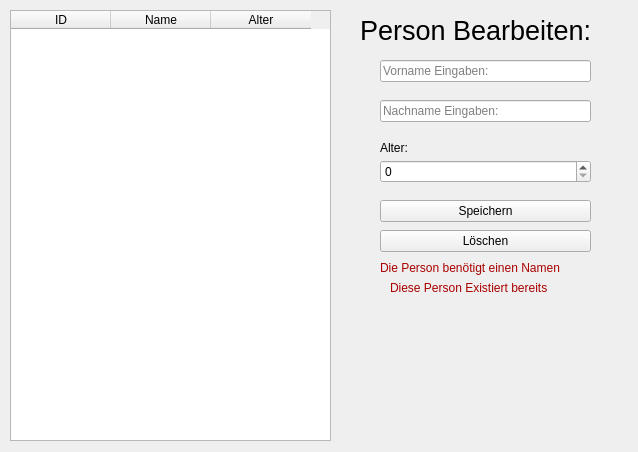
<?xml version="1.0" encoding="UTF-8"?>
<ui version="4.0">
 <class>Managepersons</class>
 <widget class="QWidget" name="Managepersons">
  <property name="geometry">
   <rect>
    <x>0</x>
    <y>0</y>
    <width>638</width>
    <height>452</height>
   </rect>
  </property>
  <property name="windowTitle">
   <string>Form</string>
  </property>
  <widget class="QTableWidget" name="tableWidgetPerson">
   <property name="geometry">
    <rect>
     <x>10</x>
     <y>10</y>
     <width>321</width>
     <height>431</height>
    </rect>
   </property>
   <property name="sortingEnabled">
    <bool>true</bool>
   </property>
   <column>
    <property name="text">
     <string>ID</string>
    </property>
   </column>
   <column>
    <property name="text">
     <string>Name</string>
    </property>
   </column>
   <column>
    <property name="text">
     <string>Alter</string>
    </property>
   </column>
  </widget>
  <widget class="QLabel" name="labelPersonErstellen">
   <property name="geometry">
    <rect>
     <x>360</x>
     <y>20</y>
     <width>261</width>
     <height>21</height>
    </rect>
   </property>
   <property name="font">
    <font>
     <pointsize>20</pointsize>
    </font>
   </property>
   <property name="text">
    <string>Person Bearbeiten:</string>
   </property>
  </widget>
  <widget class="QLabel" name="labelNoName">
   <property name="geometry">
    <rect>
     <x>380</x>
     <y>260</y>
     <width>241</width>
     <height>16</height>
    </rect>
   </property>
   <property name="text">
    <string>&lt;html&gt;&lt;head/&gt;&lt;body&gt;&lt;p&gt;&lt;span style=&quot; color:#aa0000;&quot;&gt;Die Person benötigt einen Namen&lt;/span&gt;&lt;/p&gt;&lt;/body&gt;&lt;/html&gt;</string>
   </property>
  </widget>
  <widget class="QSpinBox" name="spinBoxAlter">
   <property name="geometry">
    <rect>
     <x>380</x>
     <y>160</y>
     <width>211</width>
     <height>23</height>
    </rect>
   </property>
  </widget>
  <widget class="QPushButton" name="pushButtonSave">
   <property name="geometry">
    <rect>
     <x>380</x>
     <y>200</y>
     <width>211</width>
     <height>22</height>
    </rect>
   </property>
   <property name="text">
    <string>Speichern</string>
   </property>
  </widget>
  <widget class="QLabel" name="labelPersonBearbeiten">
   <property name="geometry">
    <rect>
     <x>380</x>
     <y>140</y>
     <width>41</width>
     <height>16</height>
    </rect>
   </property>
   <property name="text">
    <string>Alter:</string>
   </property>
  </widget>
  <widget class="QLabel" name="labelPersonExists">
   <property name="geometry">
    <rect>
     <x>390</x>
     <y>280</y>
     <width>211</width>
     <height>16</height>
    </rect>
   </property>
   <property name="text">
    <string>&lt;html&gt;&lt;head/&gt;&lt;body&gt;&lt;p&gt;&lt;span style=&quot; color:#aa0000;&quot;&gt;Diese Person Existiert bereits&lt;/span&gt;&lt;/p&gt;&lt;/body&gt;&lt;/html&gt;</string>
   </property>
  </widget>
  <widget class="QLineEdit" name="lineEditNachname">
   <property name="geometry">
    <rect>
     <x>380</x>
     <y>100</y>
     <width>211</width>
     <height>22</height>
    </rect>
   </property>
   <property name="placeholderText">
    <string>Nachname Eingaben:</string>
   </property>
  </widget>
  <widget class="QLineEdit" name="lineEditVorname">
   <property name="geometry">
    <rect>
     <x>380</x>
     <y>60</y>
     <width>211</width>
     <height>22</height>
    </rect>
   </property>
   <property name="toolTip">
    <string/>
   </property>
   <property name="statusTip">
    <string/>
   </property>
   <property name="inputMask">
    <string/>
   </property>
   <property name="placeholderText">
    <string>Vorname Eingaben:</string>
   </property>
  </widget>
  <widget class="QPushButton" name="pushButtonDelete">
   <property name="geometry">
    <rect>
     <x>380</x>
     <y>230</y>
     <width>211</width>
     <height>22</height>
    </rect>
   </property>
   <property name="text">
    <string>Löschen</string>
   </property>
  </widget>
 </widget>
 <resources/>
 <connections/>
</ui>
